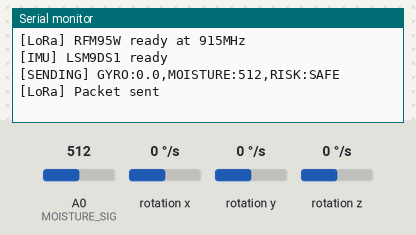
The sketch below on a simulated Arduino Nano 33 BLE. Parts: the last lines printed to the serial monitor. Inputs (shaded band) come from the test bench; at power-on: rotation x 0 °/s, A0 (MOISTURE_SIG) = 512, rotation y 0 °/s, rotation z 0 °/s. No radio packets arrive unless stated.

Above: at 2.2 s.
2.3 s: rotation x set to -192 °/s
At 4.1 s:
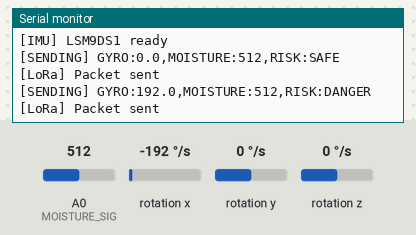
6.9 s: A0 (MOISTURE_SIG) set to 716
At 8.3 s:
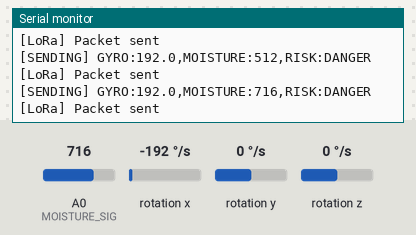
9.8 s: rotation x set to -100 °/s
At 12.4 s:
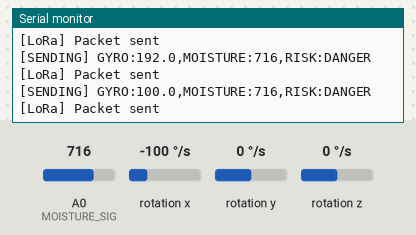
12.7 s: A0 (MOISTURE_SIG) set to 992
At 15.1 s:
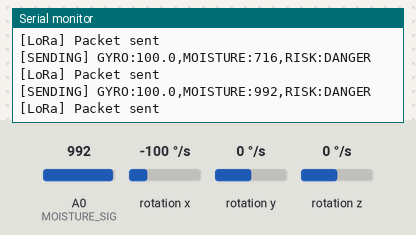
15.6 s: rotation y set to -192 °/s
At 17.8 s:
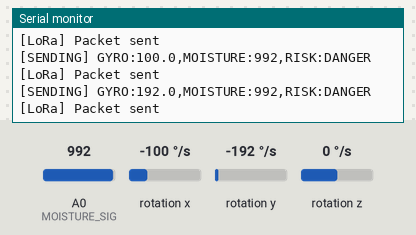
Timing chart, 0 to 19.3 s (numbered marks = the images above; inputs shaded):
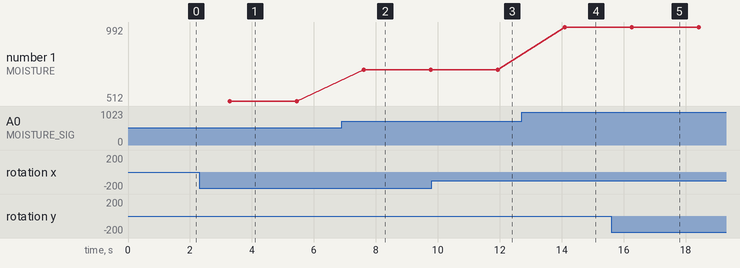

Measured:
- after the input at 2.3 s, the serial monitor: prints a new line after 0.98 s (image 1)
- after the input at 6.9 s, the serial monitor: prints a new line after 0.71 s (image 2)
- after the input at 9.8 s, the serial monitor: prints a new line after 2.1 s (image 3)
- after the input at 12.7 s, the serial monitor: prints a new line after 1.4 s (image 4)
- after the input at 15.6 s, the serial monitor: prints a new line after 0.65 s (image 5)
- plotted number 1: 512 → 716 after the input at 6.9 s, 716 → 992 after the input at 12.7 s

The sketch:

arduino_sender.ino
```cpp
#include <SPI.h>
#include <LoRa.h>
#include <Arduino_LSM9DS1.h>

// ── RFM95W PIN DEFINITIONS ────────────────────────────────────────
#define RFM95_CS   10   // NSS → D10
#define RFM95_RST   9   // RST → D9
#define RFM95_INT   2   // DIO0 → D2
#define RF95_FREQ  915E6

// ── MOISTURE PINS ─────────────────────────────────────────────────
#define MOISTURE_POWER  7
#define MOISTURE_SIG   A0

// ── THRESHOLDS ────────────────────────────────────────────────────
#define GYRO_DANGER     15.0
#define MOISTURE_DANGER  800

void setup() {
    Serial.begin(115200);
    delay(1000);

    // Initialize LoRa
    LoRa.setPins(RFM95_CS, RFM95_RST, RFM95_INT);
    if (!LoRa.begin(RF95_FREQ)) {
        Serial.println("[LoRa] RFM95W init FAILED — check wiring");
        while (1);
    }
    LoRa.setTxPower(23);
    LoRa.setSpreadingFactor(7);
    LoRa.setSignalBandwidth(125E3);
    LoRa.setCodingRate4(5);
    Serial.println("[LoRa] RFM95W ready at 915MHz");

    // Initialize IMU
    if (!IMU.begin()) {
        Serial.println("[IMU] LSM9DS1 init FAILED");
        while (1);
    }
    Serial.println("[IMU] LSM9DS1 ready");

    // Moisture power pin
    pinMode(MOISTURE_POWER, OUTPUT);
    digitalWrite(MOISTURE_POWER, LOW);
}

void loop() {
    // ── READ GYROSCOPE ────────────────────────────────────────────
    float gx, gy, gz;
    float gyroMax = 0.0;

    if (IMU.gyroscopeAvailable()) {
        IMU.readGyroscope(gx, gy, gz);
        gyroMax = max(abs(gx), max(abs(gy), abs(gz)));
    }

    // ── READ MOISTURE ─────────────────────────────────────────────
    int moisture = 0;
    digitalWrite(MOISTURE_POWER, HIGH);
    delay(100);
    moisture = analogRead(MOISTURE_SIG);
    digitalWrite(MOISTURE_POWER, LOW);

    // ── DETERMINE RISK ────────────────────────────────────────────
    String risk = "SAFE";
    if (gyroMax > GYRO_DANGER || moisture > MOISTURE_DANGER) {
        risk = "DANGER";
    }

    // ── BUILD PACKET ──────────────────────────────────────────────
    String packet = "GYRO:" + String(gyroMax, 1) +
                    ",MOISTURE:" + String(moisture) +
                    ",RISK:" + risk;

    Serial.print("[SENDING] ");
    Serial.println(packet);

    // ── TRANSMIT VIA LORA ─────────────────────────────────────────
    LoRa.beginPacket();
    LoRa.print(packet);
    LoRa.endPacket();
    Serial.println("[LoRa] Packet sent");

    delay(2000);
}
```
